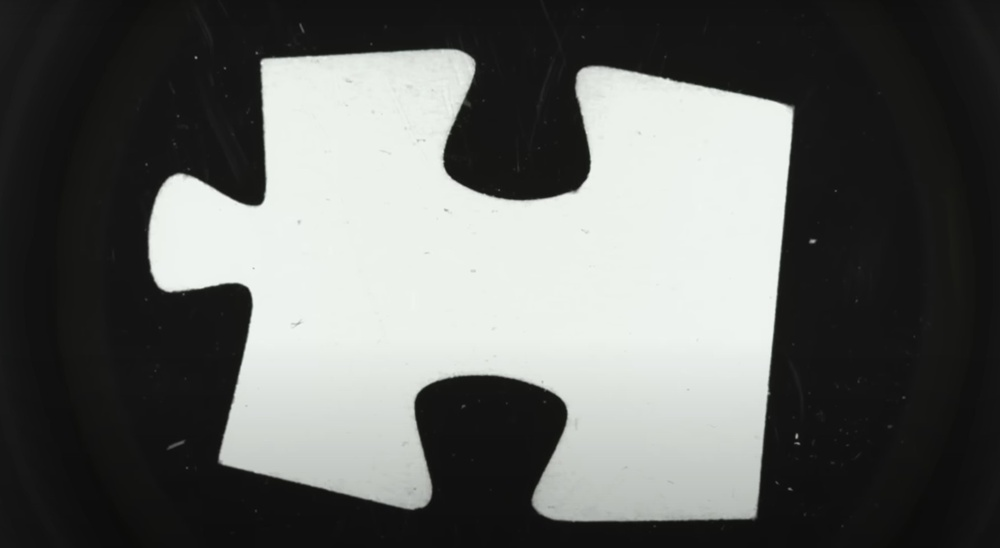
#> input picture Lab2/Lab2/puzzle.jpg, 1000 x 548 px, shrunk from 1786 x 979 before the run
$ jupyter execute edgeDetection.ipynb   (shell and % lines are left out)
#> lines starting #> are read from the running program, lines starting #| are printed output that depends on the picture
[cell 1]
# import necessary libraries for this lab
import numpy as np
import scipy.signal as signal
import matplotlib.pyplot as plt

from skimage.io import imread

[cell 2]
image = imread('puzzle.jpg', as_gray= True)
#> image: shape (548, 1000) float64; min 0.0426, max 0.963, mean 0.392
plt.figure(figsize=(10,6))
plt.imshow(image, 'gray')
plt.title('Original Image')

[cell 3]
h = np.array([1,-1]) #edge detection filter

rowsImage = np.zeros(image.shape)
for i in range(image.shape[0]):
    rowsImage[i,:] = signal.convolve(image[i,:], h, 'same')
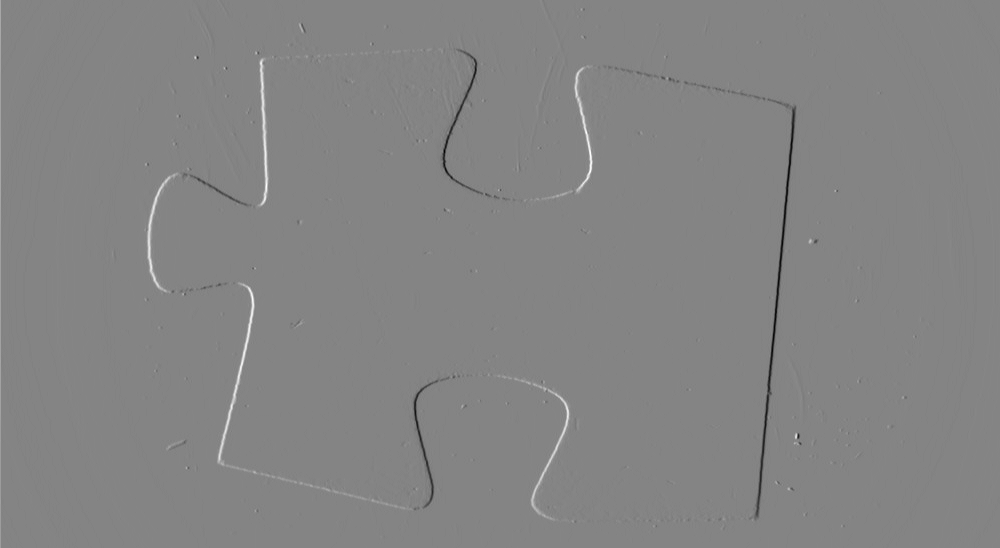
#> rowsImage: shape (548, 1000) float64; min -0.424, max 0.393, mean 8.19e-05; drawn with min black and max white

colsImage = np.zeros(image.shape)
for j in range(image.shape[1]):
    colsImage[:,j] = signal.convolve(image[:,j], h, 'same')

rowsImage = rowsImage**2
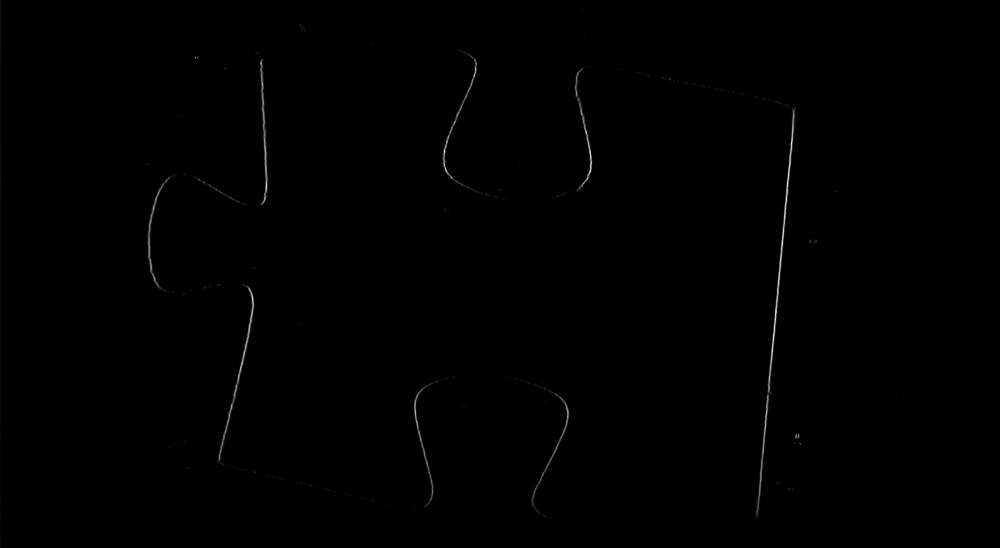
#> rowsImage: shape (548, 1000) float64; min 0, max 0.179, mean 0.000477; drawn with min black and max white
colsImage = colsImage**2
edgeFinalBoss = rowsImage + colsImage
edgeFinalBoss = np.sqrt(edgeFinalBoss)

plt.figure(figsize=(10,6))
plt.imshow(edgeFinalBoss, 'gray')
